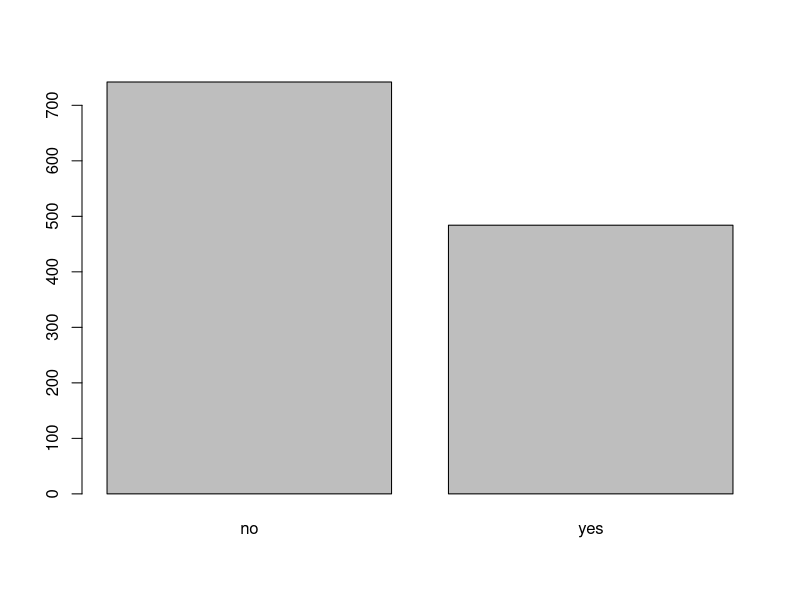
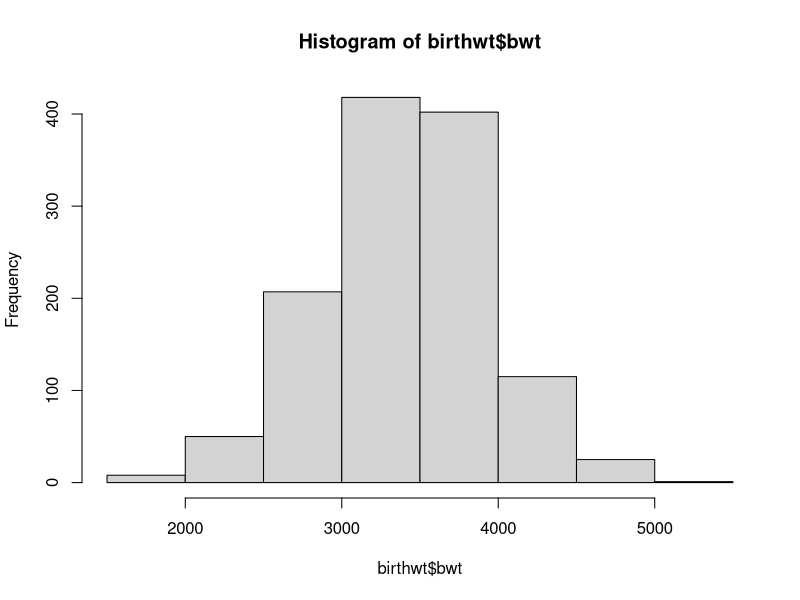
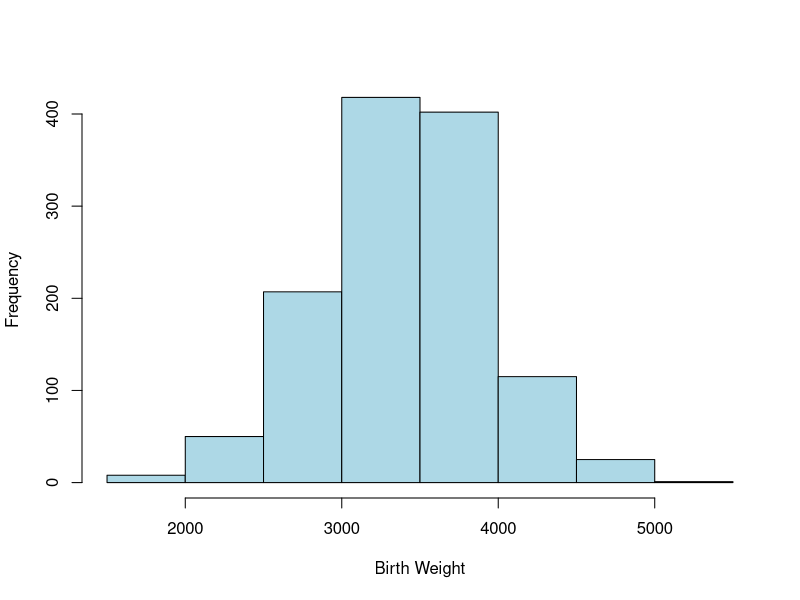
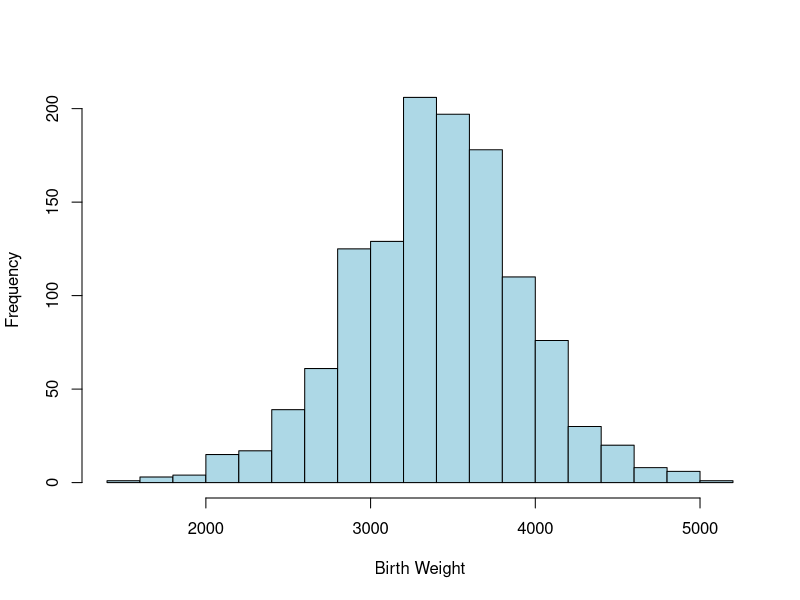
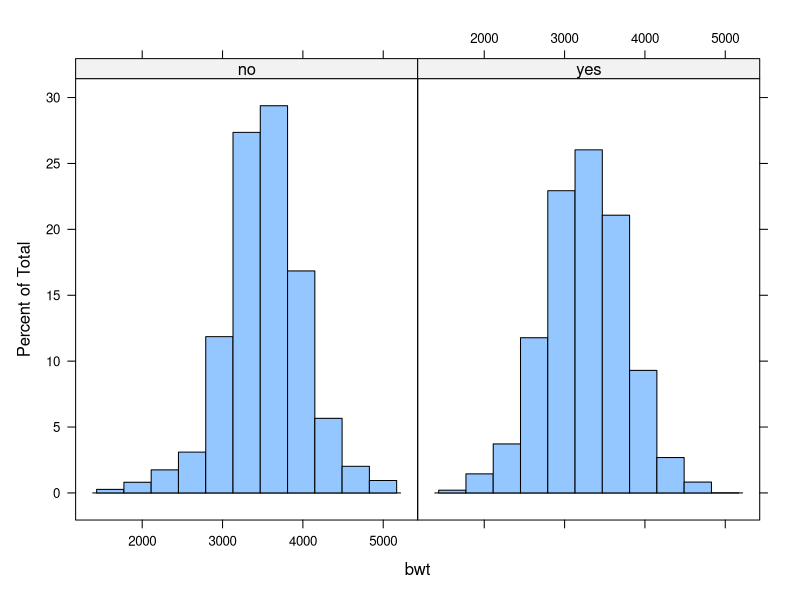
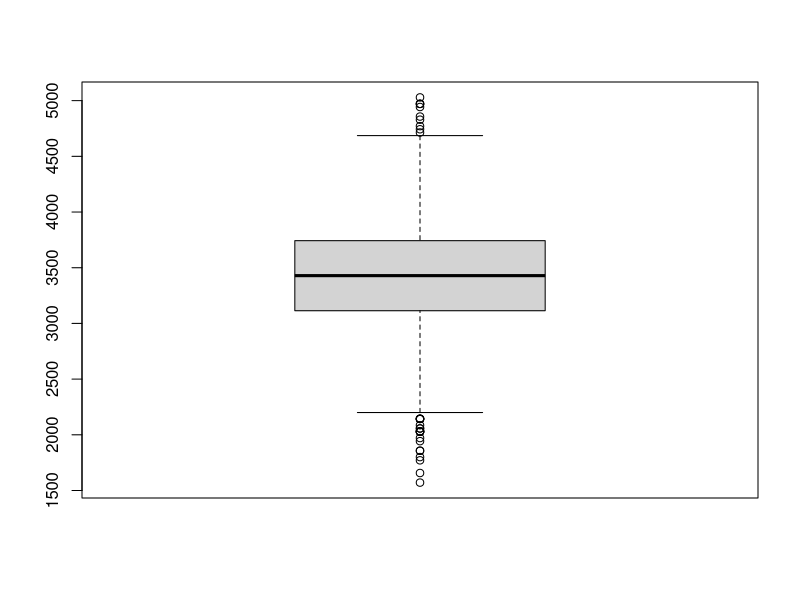
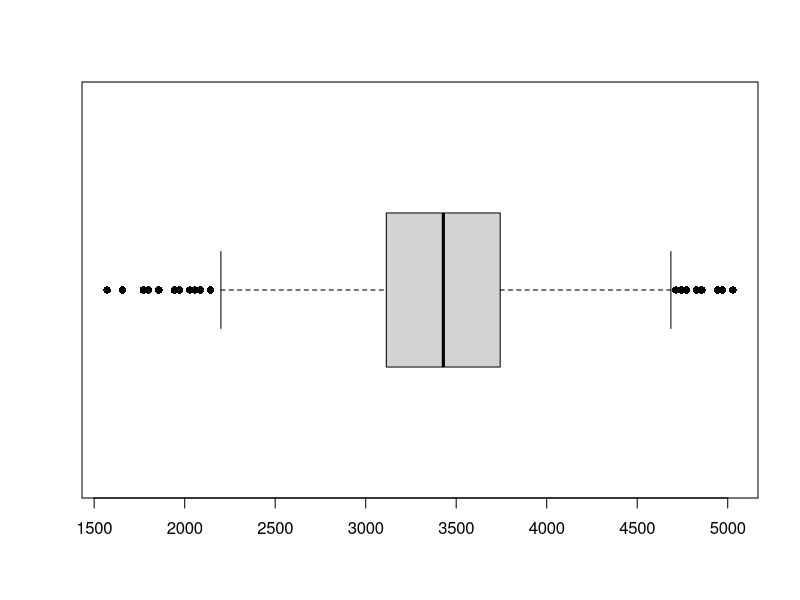
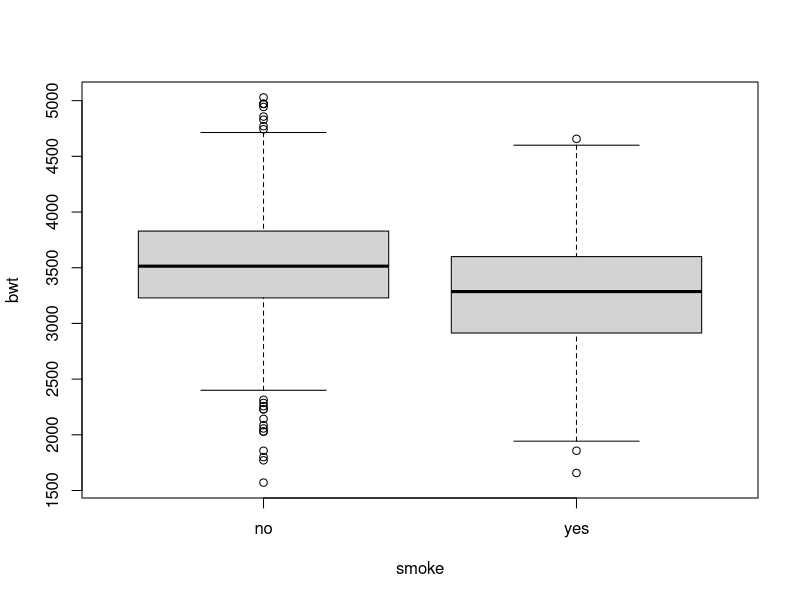

Here is the R script that generated these plots, in order:
birthwt = read.csv("datasets/birthwt.csv")
head(birthwt, n=10)
birthwt <- birthwt[, 1:2]
attach(birthwt)
dim(birthwt)
nrow(birthwt)
ncol(birthwt)
names(birthwt)
smoke_data <- table(birthwt$smoke)
barplot(smoke_data)
## mean, med, var
mean(birthwt$bwt)
median(birthwt$bwt)
var(birthwt$bwt)
sd(birthwt$bwt)
# 3. Calculate the min, max of `bwt` and from it the range.
min(birthwt$bwt)
max(birthwt$bwt)
range(birthwt$bwt)
diff(range(bwt))
# Quantile
quantile(birthwt$bwt, 1/4)
quantile(bwt, 2/4)
quantile(bwt, 3/4)

## Compare the output given for the second quartile to the median
a <- median(bwt)
b <- quantile(bwt,2/4)
a-b
##
IQR(bwt)
##
summary(bwt)
## Histograms
hist(birthwt$bwt)
hist(birthwt$bwt, xlab="Birth Weight", main="", col="lightblue")
hist(birthwt$bwt, xlab="Birth Weight", main="", col="lightblue", breaks=20)

## Splitting the data

aggregate(bwt~smoke, birthwt, mean)
aggregate(bwt~smoke, birthwt, summary)

## 7. Replace mean in the aggregate statement to get a spit by median and sd.
aggregate(bwt~smoke, birthwt, median)
aggregate(bwt~smoke, birthwt, sd)

## Split charts

library(lattice)
histogram(~bwt|smoke, data=birthwt)

## Box Plots
boxplot(birthwt$bwt)
boxplot(birthwt$bwt, horizontal=TRUE, pch=16)
boxplot(bwt ~smoke, data=birthwt)

## Difference in mean
diff(aggregate(bwt~smoke, birthwt, mean)$bwt)
mm <- -diff(aggregate(bwt~smoke, birthwt, mean)$bwt)
set.seed(12345)
smoke.sim = sample(birthwt$smoke)
-diff(aggregate(bwt~smoke.sim, birthwt, mean)$bwt)

# replicate 1000
d1 <- replicate(1000, {
  smoke.sim = sample(birthwt$smoke)
  -diff(aggregate(bwt~smoke.sim, birthwt, mean)$bwt)
})
hist(d1, xlim = c(-100,300))
abline(v = mm, col="red")
# replicate 10000
d2 <- replicate(10000, {
  smoke.sim = sample(birthwt$smoke)
  -diff(aggregate(bwt~smoke.sim, birthwt, mean)$bwt)
})
hist(d2, xlim = c(-100,300))
abline(v = mm, col="red")

## Here we reject the null hypothesis


## Sales
## H0 : mean(east) = mean(west)
##$H_0$ : $\mu_{east} = \mu_{west}$
##$H_A$ : $\mu_{east} \neq \mu_{west}$

sales_df <- read.csv("salesEW.csv")
attach(sales_df)
head(sales_df)
sales_df <- sales_df[,1:2]

result <- diff(aggregate(sales~office, sales_df, mean)$sales)
result ## west - east
result1 <- -result ## east - west

## we want both of them here, west - east and east -  west.

d <- replicate(1000, {
  officeShuffle <- sample(office)
  diff(aggregate(sales~officeShuffle, sales_df, mean)$sales)
})
hist(d)
abline(v = result, col="blue") # west - east
abline(v = result1, col="red") # east - west

## to find the p-value
mean(d > result1) + mean(d < result) # and it should be less than for our critical value 0.05

## we can't rejject the null hypothesis because it is greater than 0.05
## we do not have enough evidence
## the alternantive is not true
## they are likely to be the same mean.

## SPIDER
spider_df <- read.csv("Spider.csv")
head(spider_df)
spider_df <- spider_df[,1:2]
attach(spider_df)

## h0: mean picture = mean real
## ha: mean picture < mean real
      # mean picture - mean real < 0

anx <- diff(aggregate(Anxiety~Group, spider_df, mean)$Anxiety)
anx # this is real - picture ## how do we check if its real - picture and not picture - real
## simply, diff follows alphabetic order so greater alphabet - lower alphabet
anx1 <- -anx # this is picture - real

d <- replicate(1000, {
  groupShuffle <- sample(Group)
  -diff(aggregate(Anxiety~groupShuffle, spider_df, mean)$Anxiety)
})
hist(d)
abline(v = anx1, col = "red")


## to find the p-value
mean(d < anx1) # and it should be less than for our critical value 0.05

## since it is less than critical value we can reject the null hypothesis.
